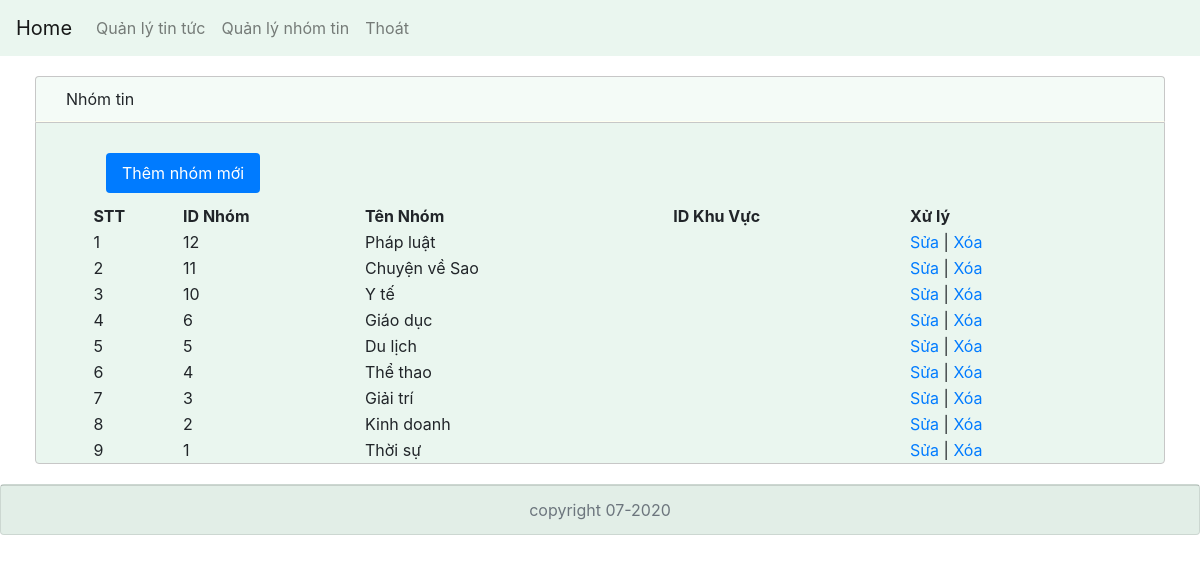
The app's page /admin/quanlynhomtin.php (signed in) with its own data.
### tables this page shows
CREATE TABLE `tbl_nhomtin` (
  `idNhom` int(11) NOT NULL,
  `TenNhom` varchar(150) NOT NULL
);

### admin/quanlynhomtin.php (the view)
<?php
  include('top.php');
?>
<?php
  $sql="SELECT * from tbl_nhomtin order by idNhom Desc";
  $sql_tins=$db->query($sql);
?>
        <div class="content-left col-md-12">
          <div class="content-header">
            <p class="text-content-header">Nhóm tin</p>
          </div>
          <div class="content-body">
            <div style="margin:30px 0px 10px 70px">
              <ul class="nav nav-pills">
                <li class="nav-item">
                  <a class="nav-link active" href="themnhom.php">Thêm nhóm mới</a>
                </li>
              </ul>
            </div>
           <table width="90%" align="center">
            <th>STT</th>
            <th>ID Nhóm</th>
            <th>Tên Nhóm</th>
            <th>ID Khu Vực</th>
            <th>Xử lý</th>
              <?php
              $rows_tin=$sql_tins->num_rows;
                for ($i=0; $i <$rows_tin ; $i++) {
                  $j=$i+1;
                  $row_tin=$sql_tins->fetch_assoc();
                  $idnhom=$row_tin['idNhom'];
                  $tennhom=$row_tin['TenNhom'];
                  $idkv=$row_tin['idKV'];
                  echo "<tr>";
                       echo "<td>$j</td><td>$idnhom</td><td>$tennhom</td><td>$idkv</td>";
                       echo"<td>";
                          echo "<a href='suanhom.php?id=$idnhom'>Sửa</a> | ";
                          echo "<a href='xoanhom.php?id=$idnhom'>Xóa</a>";
                       echo"</td>";
                  echo "</tr>";
                }
              ?>
           </table>
          </div>
        </div>
<?php
  include('foot.php');
?>

### admin/css/test.css (style rules this page uses)
a { text-decoration: none; }
.content-header { border: solid 1px rgba(199, 199, 199, 1); border-bottom-color: ivory; border-radius: 4px 4px 0 0; background-color: rgba(53, 168, 99, 0.05); }
.content-body { border: solid 1px rgba(199, 199, 199, 1); border-radius: 0px 0px 4px 4px; background-color: rgba(53, 168, 99, 0.1); }
.text-content-header { margin: 10px; margin-left: 30px; }

### records on screen
tbl_nhomtin: j "1", idNhom "12", TenNhom "Pháp luật"
tbl_nhomtin: j "2", idNhom "11", TenNhom "Chuyện về Sao"
tbl_nhomtin: j "3", idNhom "10", TenNhom "Y tế"
tbl_nhomtin: j "4", idNhom "6", TenNhom "Giáo dục"
tbl_nhomtin: j "5", idNhom "5", TenNhom "Du lịch"
tbl_nhomtin: j "6", idNhom "4", TenNhom "Thể thao"
tbl_nhomtin: j "7", idNhom "3", TenNhom "Giải trí"
tbl_nhomtin: j "8", idNhom "2", TenNhom "Kinh doanh"
tbl_nhomtin: j "9", idNhom "1", TenNhom "Thời sự"
